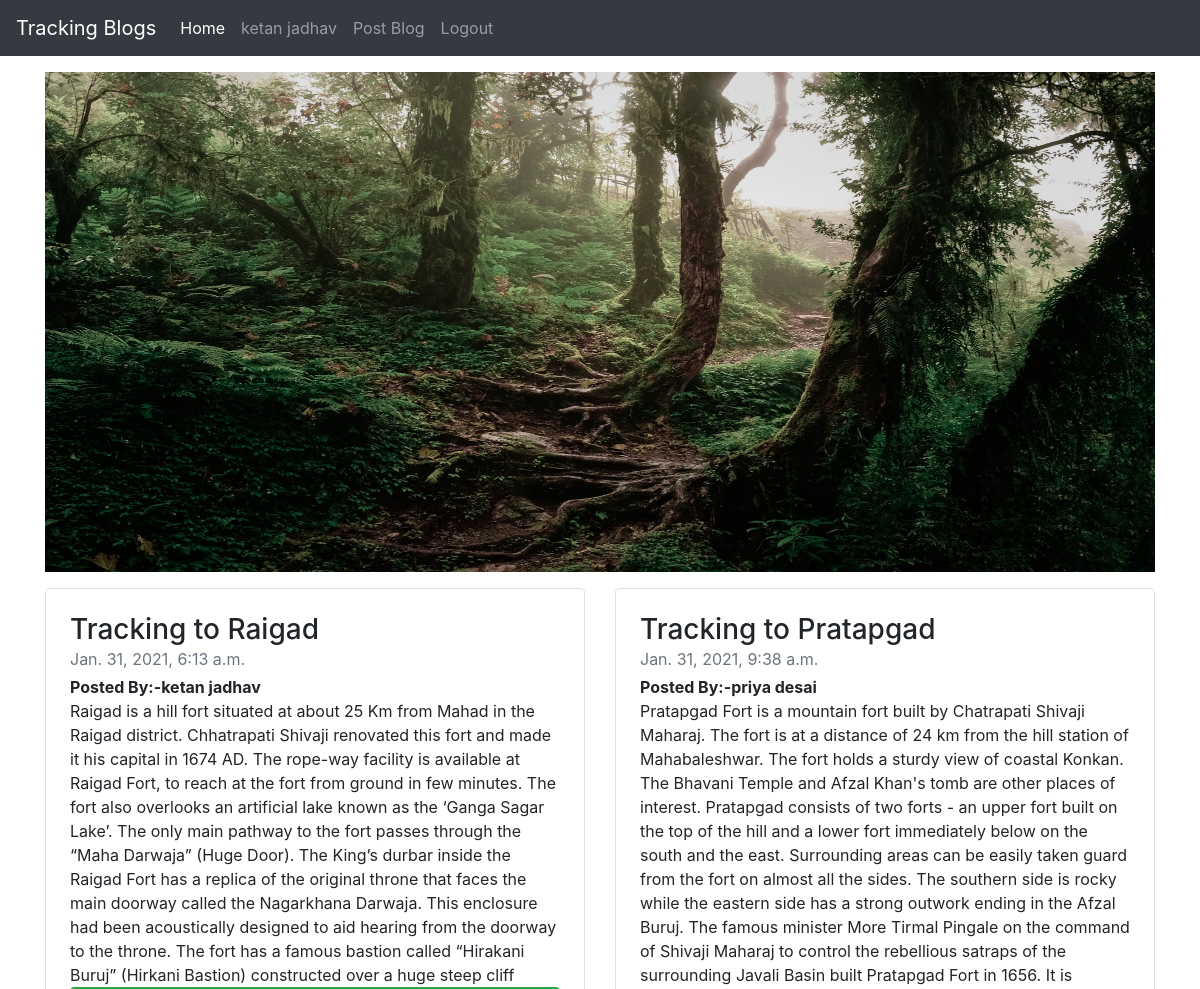
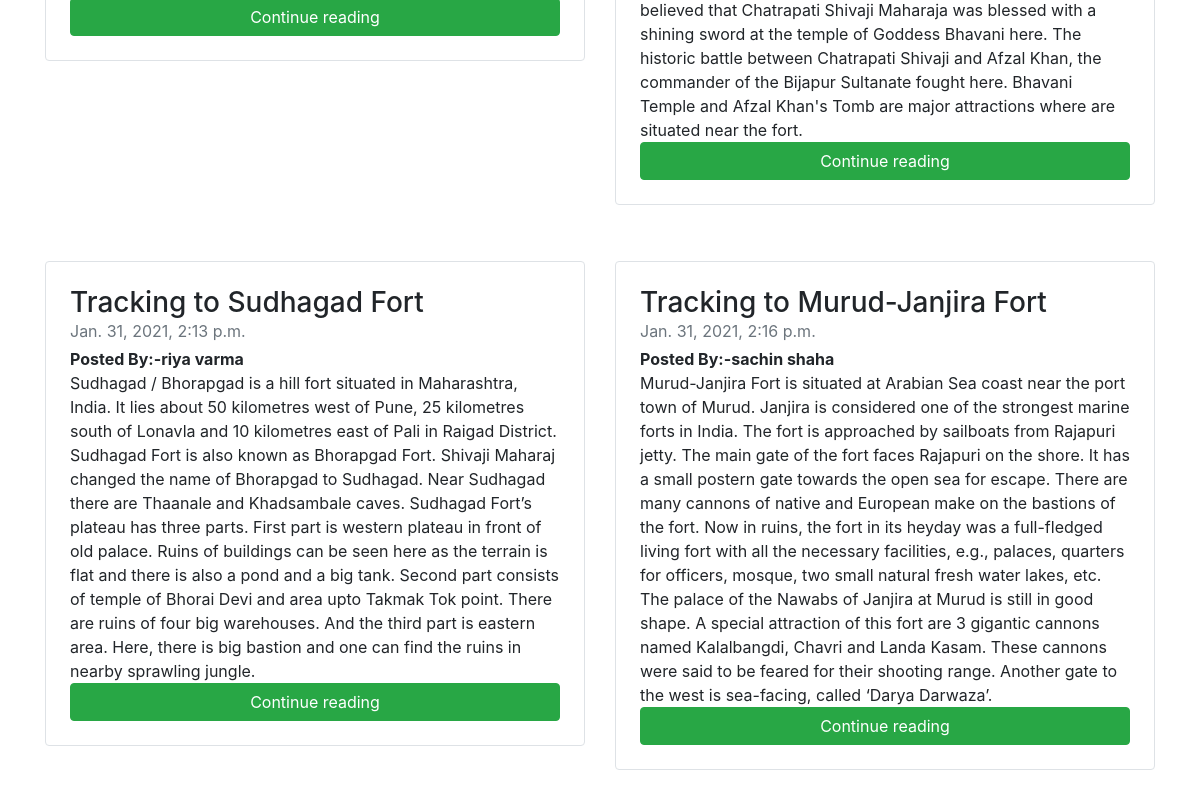
Screenshot of / (signed in) with the database file from the repository (2 pictures, top to bottom).
### myapp1/models.py (models this page shows, shortened)
class Blog(models.Model):
    user_id = models.ForeignKey(User,on_delete=models.CASCADE)
    title = models.CharField(max_length=150)
    dsc = models.TextField()
    date = models.DateTimeField(auto_now_add=True,null=True)

### myapp1/views.py (the view)
# urls.py: path('', views.index,name='index'),
def index(request):
    blog = Blog.objects.all()
    context={'blogs':blog}
    return render(request,'home.html',context)

### templates/home.html (shortened to what this page needs)
{% extends 'base.html' %}
{% block body %}
{% load static %}
<div class="container my-3">
    <img src="{% static 'img/track.jpg' %}" style='width:100%;height:500px;'>
  <div class="row mb-2">
  {% for blog in blogs %}
    <div class="col-md-6 my-3">
      <div class="row no-gutters border rounded overflow-hidden flex-md-row mb-4 shadow-sm h-md-250 position-relative">
        <div class="col p-4 d-flex flex-column position-static">
          <h3 class="mb-0">{{blog.title}}</h3>
          <div class="mb-1 text-muted">{{blog.date}}</div>
          <b>Posted By:-{{blog.user_id.username}}</b>
          <p class="card-text mb-auto">{{blog.dsc}}</p>
          <a href="blog_detail/{{blog.id}}" class="stretched-link btn btn-success">Continue reading</a>
        </div>
      </div>
    </div>
    {% endfor %}
  </div>
</div>
{% endblock body %}

### templates/base.html (shortened to what this page needs)
{% load static %}
<!doctype html>
<html lang="en">
  <head>
    <link rel="stylesheet" href="{% static "css/style.css"%}">
    <link rel="stylesheet" href="https://maxcdn.bootstrapcdn.com/bootstrap/4.0.0/css/bootstrap.min.css">
  </head>
  <body>
    <nav class="navbar navbar-expand-lg navbar-dark bg-dark">
        <a class="navbar-brand" href="#">Tracking Blogs</a>
        <div class="collapse navbar-collapse" id="navbarSupportedContent">
          <ul class="navbar-nav mr-auto">
            <li class="nav-item active">
              <a class="nav-link" href="/">Home <span class="sr-only">(current)</span></a>
            </li>
            {% if user.is_authenticated %}
            <li class="nav-item">
              <a class="nav-link" href="/">{{request.user}}</a>
            </li>
            <li class="nav-item">
              <a class="nav-link" href="post_blog">Post Blog</a>
            </li>
            <li class="nav-item">
              <a class="nav-link" href="logout">Logout</a>
            </li>
            {% endif %}
          </ul>
        </div>
      </nav>
  {% block body %}
  {% endblock body %}
  </body>
</html>

### static/css/style.css (style rules this page uses)
body { background-image:url(https://images.unsplash.com/photo-1449247709967-d4461a6a6103?ixlib=rb-1.2.1&ixid=MXwxMjA3fDB8MHxzZWFyY2h8Mjc5fHxwbGFpbiUyMGJhY2tncm91bmR8ZW58MHx8MHw%3D&auto=format&fit=crop&w=500&q=60); background-repeat: no-repeat; background-size: cover; }

### rows the page displays
Blog: title "Tracking to Raigad", date "Jan. 31, 2021, 6:13 a.m.", user_id.username "ketan jadhav", dsc "Raigad is a hill fort situated at about 25 Km from Mahad in the Raigad district. Chhatrapati Shivaji renovated this fort and made it his capital in 1674 AD. The rope-way facility is available at Raigad Fort, to reach at the fort from ground in few minutes. The fort also overlooks an artificial lake known as the ‘Ganga Sagar Lake’. The only main pathway to the fort passes through the “Maha Darwaja” (Huge Door). The King’s durbar inside the Raigad Fort has a replica of the original throne that faces the main doorway called the Nagarkhana Darwaja. This enclosure had been acoustically designed to aid hearing from the doorway to the throne. The fort has a famous bastion called “Hirakani Buruj”…"
Blog: title "Tracking to Pratapgad", date "Jan. 31, 2021, 9:38 a.m.", user_id.username "priya desai", dsc "Pratapgad Fort is a mountain fort built by Chatrapati Shivaji Maharaj. The fort is at a distance of 24 km from the hill station of Mahabaleshwar. The fort holds a sturdy view of coastal Konkan. The Bhavani Temple and Afzal Khan's tomb are other places of interest. Pratapgad consists of two forts - an upper fort built on the top of the hill and a lower fort immediately below on the south and the east. Surrounding areas can be easily taken guard from the fort on almost all the sides. The southern side is rocky while the eastern side has a strong outwork ending in the Afzal Buruj. The famous minister More Tirmal Pingale on the command of Shivaji Maharaj to control the rebellious satraps of the…"
Blog: title "Tracking to Sudhagad Fort", date "Jan. 31, 2021, 2:13 p.m.", user_id.username "riya varma", dsc "Sudhagad / Bhorapgad is a hill fort situated in Maharashtra, India. It lies about 50 kilometres west of Pune, 25 kilometres south of Lonavla and 10 kilometres east of Pali in Raigad District. Sudhagad Fort is also known as Bhorapgad Fort. Shivaji Maharaj changed the name of Bhorapgad to Sudhagad. Near Sudhagad there are Thaanale and Khadsambale caves. Sudhagad Fort’s plateau has three parts. First part is western plateau in front of old palace. Ruins of buildings can be seen here as the terrain is flat and there is also a pond and a big tank. Second part consists of temple of Bhorai Devi and area upto Takmak Tok point. There are ruins of four big warehouses. And the third part is eastern…"
Blog: title "Tracking to Murud-Janjira Fort", date "Jan. 31, 2021, 2:16 p.m.", user_id.username "sachin shaha", dsc "Murud-Janjira Fort is situated at Arabian Sea coast near the port town of Murud. Janjira is considered one of the strongest marine forts in India. The fort is approached by sailboats from Rajapuri jetty. The main gate of the fort faces Rajapuri on the shore. It has a small postern gate towards the open sea for escape. There are many cannons of native and European make on the bastions of the fort. Now in ruins, the fort in its heyday was a full-fledged living fort with all the necessary facilities, e.g., palaces, quarters for officers, mosque, two small natural fresh water lakes, etc. The palace of the Nawabs of Janjira at Murud is still in good shape. A special attraction of this fort are 3…"

### other values shown
{{ request.user }} "ketan jadhav"
